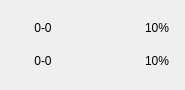
<?xml version="1.0" encoding="UTF-8"?>
<ui version="4.0">
 <class>QResultRangeCard</class>
 <widget class="QWidget" name="QResultRangeCard">
  <property name="geometry">
   <rect>
    <x>0</x>
    <y>0</y>
    <width>185</width>
    <height>90</height>
   </rect>
  </property>
  <property name="windowTitle">
   <string>QResultRangeCard</string>
  </property>
  <property name="bks" stdset="0">
   <string notr="true">light_gray</string>
  </property>
  <property name="radiuses" stdset="0">
   <string notr="true">rds_4</string>
  </property>
  <widget class="QWidget" name="bk_result_range_card" native="true">
   <property name="geometry">
    <rect>
     <x>0</x>
     <y>0</y>
     <width>185</width>
     <height>90</height>
    </rect>
   </property>
   <layout class="QVBoxLayout" name="verticalLayout">
    <property name="spacing">
     <number>13</number>
    </property>
    <property name="leftMargin">
     <number>16</number>
    </property>
    <property name="topMargin">
     <number>18</number>
    </property>
    <property name="rightMargin">
     <number>16</number>
    </property>
    <property name="bottomMargin">
     <number>18</number>
    </property>
    <item>
     <widget class="QWidget" name="" native="true">
      <property name="minimumSize">
       <size>
        <width>0</width>
        <height>20</height>
       </size>
      </property>
      <property name="maximumSize">
       <size>
        <width>16777215</width>
        <height>20</height>
       </size>
      </property>
      <layout class="QHBoxLayout" name="horizontalLayout">
       <property name="leftMargin">
        <number>0</number>
       </property>
       <property name="topMargin">
        <number>0</number>
       </property>
       <property name="rightMargin">
        <number>0</number>
       </property>
       <property name="bottomMargin">
        <number>0</number>
       </property>
       <item>
        <widget class="QLabel" name="label_normal_range">
         <property name="minimumSize">
          <size>
           <width>54</width>
           <height>20</height>
          </size>
         </property>
         <property name="maximumSize">
          <size>
           <width>54</width>
           <height>20</height>
          </size>
         </property>
         <property name="text">
          <string>0-0</string>
         </property>
         <property name="alignment">
          <set>Qt::AlignCenter</set>
         </property>
        </widget>
       </item>
       <item>
        <spacer name="horizontalSpacer">
         <property name="orientation">
          <enum>Qt::Horizontal</enum>
         </property>
         <property name="sizeHint" stdset="0">
          <size>
           <width>40</width>
           <height>20</height>
          </size>
         </property>
        </spacer>
       </item>
       <item>
        <widget class="QLabel" name="label_normal_per">
         <property name="text">
          <string>10%</string>
         </property>
         <property name="fonts" stdset="0">
          <string notr="true">24</string>
         </property>
        </widget>
       </item>
      </layout>
     </widget>
    </item>
    <item>
     <widget class="QWidget" name="" native="true">
      <property name="minimumSize">
       <size>
        <width>0</width>
        <height>20</height>
       </size>
      </property>
      <property name="maximumSize">
       <size>
        <width>16777215</width>
        <height>20</height>
       </size>
      </property>
      <layout class="QHBoxLayout" name="horizontalLayout_2">
       <property name="leftMargin">
        <number>0</number>
       </property>
       <property name="topMargin">
        <number>0</number>
       </property>
       <property name="rightMargin">
        <number>0</number>
       </property>
       <property name="bottomMargin">
        <number>0</number>
       </property>
       <item>
        <widget class="QLabel" name="label_recheck_range">
         <property name="minimumSize">
          <size>
           <width>54</width>
           <height>20</height>
          </size>
         </property>
         <property name="maximumSize">
          <size>
           <width>54</width>
           <height>20</height>
          </size>
         </property>
         <property name="text">
          <string>0-0</string>
         </property>
         <property name="alignment">
          <set>Qt::AlignCenter</set>
         </property>
        </widget>
       </item>
       <item>
        <spacer name="horizontalSpacer_2">
         <property name="orientation">
          <enum>Qt::Horizontal</enum>
         </property>
         <property name="sizeHint" stdset="0">
          <size>
           <width>40</width>
           <height>20</height>
          </size>
         </property>
        </spacer>
       </item>
       <item>
        <widget class="QLabel" name="label_recheck_per">
         <property name="text">
          <string>10%</string>
         </property>
         <property name="fonts" stdset="0">
          <string notr="true">24</string>
         </property>
        </widget>
       </item>
      </layout>
     </widget>
    </item>
    <item>
     <spacer name="verticalSpacer">
      <property name="orientation">
       <enum>Qt::Vertical</enum>
      </property>
      <property name="sizeHint" stdset="0">
       <size>
        <width>20</width>
        <height>40</height>
       </size>
      </property>
     </spacer>
    </item>
   </layout>
  </widget>
 </widget>
 <layoutdefault spacing="6" margin="11"/>
 <resources/>
 <connections/>
</ui>
